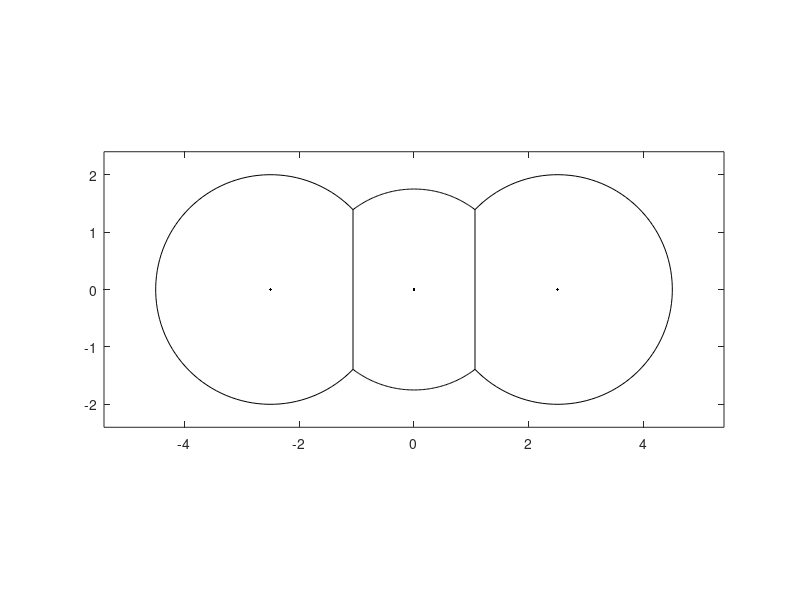

This chart was generated by the following MATLAB code:
% Soft Growing Robotic Sling Cross-Section Programming
% Geometry Model - Analytical
% 
% This script runs the analytical model presented in the paper, 
% "Mechanically Programming the Cross-Sectional Shape of Soft Growing 
% Robotic Structures for Patient Transfer", Section III.C. 

clear all; close all; clc;


%% INPUTS

% Input geometric parameter values:
H_c = 3.5
H_s = 4.0
w = 9.0


%% CHECK INPUTS 

% Check if input geometric parameter values are admissible
w_min = 2 * (0.5*H_s);
w_max = 2*H_s + H_c;
if w < w_min
    error('INVALID INPUT: w < w_min')
end
if w > w_max
    error('INVALID INPUT: w > w_max')
end
if H_c <= 0
    error('INVALID INPUT: H_c <=0')
end
if H_s <= 0
    error('INVALID INPUT: H_s <=0')
end
if w <= 0
    error('INVALID INPUT: w <=0')
end


%% ANALYTIC SOLUTIONS

s_c = H_c * asin( ( w^2 + H_c^2 - 2*w*H_s ) ...
    / ( 2*H_c*(w - H_s) ) )                                         % Eq.19

L = abs( 2*(w-H_s) )^-1 ...
    * sqrt( 4*H_s*( H_c^2*H_s - H_c^2*w - w^2*H_s + w^3 ) ...
    - ( w^2 - H_c^2 )^2 )                                           % Eq.20

s_s_p = H_s * asin( abs( 2*H_s*(w-H_s) )^-1 ...
    * sqrt( 4*H_s*( H_c^2*H_s - H_c^2*w - w^2*H_s + w^3 ) ...
    - ( w^2 - H_c^2 )^2 ) );                                        % Eq.22

if w-H_c*sin(s_c/H_c) > H_s
    s_s = pi*H_s - s_s_p
    disp('s_s_p <= 0.5*pi*H_s')                                     % Eq.21
elseif w-H_c*sin(s_c/H_c) <= H_s
    s_s = s_s_p
    disp('s_s_p > 0.5*pi*H_s')                                      % Eq.21
else
    error('INVALID INEQUALITY s_s_p')
end


%% CALCULATE REMAINING TERMS TO DEFINE FULL GEOMETRY

w_c = H_c*sin(s_c/H_c)                                              % Eq.15
r_c = 0.5*H_c                                                       % Eq.12
th_c = 2*s_c/H_c                                                    % Eq.13
r_s = 0.5*H_s                                                       % Eq.7
th_s = 2*pi - 2*s_s/H_s                                             % Eq.8


%% PLOT GEOMETRY

figure('name','cross-section geometry')
plot(0,0,'k.')
hold on; axis equal
H_max = max([H_s H_c]);
axis(1.2 .*[-w/2 w/2 -H_max/2 H_max/2])

plot([-w_c/2, -w_c/2], [-L/2, L/2],'k')
plot([w_c/2, w_c/2], [-L/2, L/2],'k')

p_c_upper = [0, L/2 - r_c*cos(th_c/2)]
p_c_lower = [0, r_c*cos(th_c/2) - L/2]
p_s_left = [-w_c/2 - r_s*sin((pi-th_s)/2), 0]
p_s_right = [w_c/2 + r_s*sin((pi-th_s)/2), 0]
plot(p_c_upper(1),p_c_upper(2),'k.')
plot(p_c_lower(1),p_c_lower(2),'k.')
plot(p_s_left(1),p_s_left(2),'k.')
plot(p_s_right(1),p_s_right(2),'k.')

th_c_plot_upper = linspace(pi/2-th_c/2, pi/2+th_c/2, 100);
s_c_plot_upper_x = p_c_upper(1) + r_c.*cos(th_c_plot_upper);
s_c_plot_upper_y = p_c_upper(2) + r_c.*sin(th_c_plot_upper);
plot(s_c_plot_upper_x, s_c_plot_upper_y,'k')

th_c_plot_lower = linspace(3*pi/2-th_c/2, 3*pi/2+th_c/2, 100);
s_c_plot_lower_x = p_c_lower(1) + r_c.*cos(th_c_plot_lower);
s_c_plot_lower_y = p_c_lower(2) + r_c.*sin(th_c_plot_lower);
plot(s_c_plot_lower_x, s_c_plot_lower_y,'k')

th_s_plot_left = linspace(th_s/2, 2*pi - th_s/2, 100);
s_s_plot_left_x = p_s_left(1) + r_s.*cos(th_s_plot_left);
s_s_plot_left_y = p_s_left(2) + r_s.*sin(th_s_plot_left);
plot(s_s_plot_left_x, s_s_plot_left_y,'k')

th_s_plot_right = linspace(-pi + th_s/2, pi - th_s/2, 100);
s_s_plot_right_x = p_s_right(1) + r_s.*cos(th_s_plot_right);
s_s_plot_right_y = p_s_right(2) + r_s.*sin(th_s_plot_right);
plot(s_s_plot_right_x, s_s_plot_right_y,'k')


%% CALCULATE ADDITIONAL RESULTING GEOMETRIC PARAMETERS 

A_cs_s = pi*r_s^2 - ( (pi*r_s^2)*(th_s/(2*pi)) - 0.5*r_s^2*sin(th_s) )
A_cs_c = 2*( (pi*r_c^2)*(th_c/(2*pi)) - 0.5*r_c^2*sin(th_c) ) + L*w_c
A_cs = 2*A_cs_s + A_cs_c

